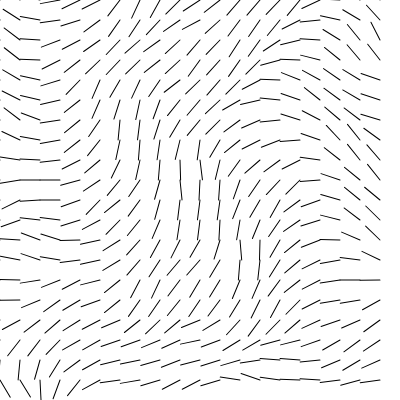
Frame 1 (no input)
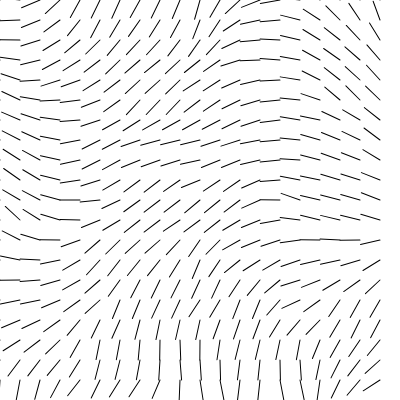
Frame 60 (no input)
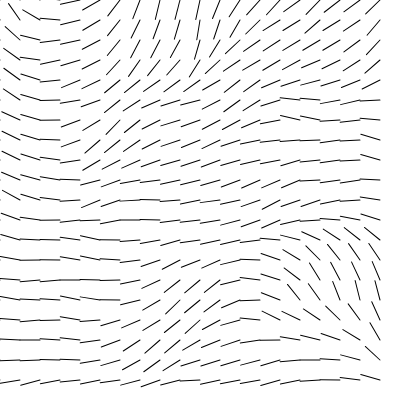
Frame 120 (the mouse pressed at the canvas centre since frame 60)

The p5.js sketch that drew these frames (run headless with seeded random() and noise() and a simulated clock; from frame 60 on, the mouse is pressed at the canvas centre):

// p5.js sketch
// ── sketch.js
/**
 * sketch.js
 *
 *
 * p5.js 레퍼런스: http://p5js.org/reference
 * 웹기술 레퍼런스: http://developer.mozilla.org
 *
 * @author : https://github.com/Mosframe
 */


// -----------------------------------------------------------------
// 변수, 오브젝트 정의
// -----------------------------------------------------------------
var inc = 0.1;
var scl = 20;
var cols;
var rows;
var fr;

var zOffset = 0;

// -----------------------------------------------------------------
// p5.js 함수들
// -----------------------------------------------------------------

function setup () {

    createCanvas(400, 400);
    cols = floor(width/scl);
    rows = floor(height/scl);
    fr = createP('');
}


function draw () {

    background(255);

    var yOffset = 0;
    for( var y=0; y<rows; ++y ) {
        var xOffset = 0;
        for( var x=0; x<cols; ++x ) {

            // 회전각에 펄린 노이즈 적용

            var angle   = noise(xOffset,yOffset,zOffset) * TWO_PI;
            var v       = p5.Vector.fromAngle(angle);

            // 방향 기즈모

            stroke(0);

            push();

            translate(x*scl, y*scl);
            rotate(v.heading());
            line(0,0,scl,0);

            pop();

            xOffset += inc;
        }
        yOffset += inc;

        zOffset += 0.001;
    }

    fr.html(floor(frameRate()));
}

// -----------------------------------------------------------------
// 사용자 정의 함수들
// -----------------------------------------------------------------
